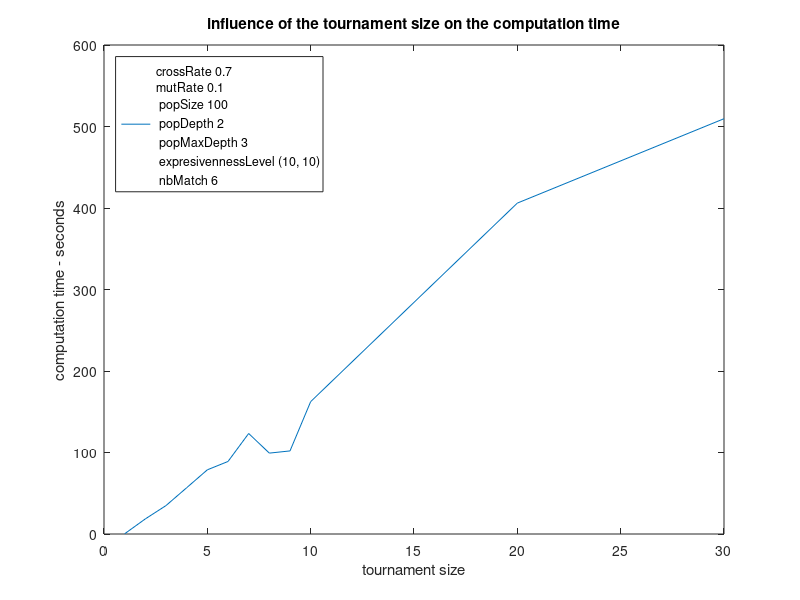

This chart was generated by the following MATLAB code:
X = [1;2;3;4;5;6;7;8;9;10;20;30];
Y = [0.288;18.53;34.878;56.765;78.747;88.992;123.331;99.257;101.940;162.417;406.026;509.550];

figure;
plot(X, Y);
xlabel ("tournament size");
ylabel ("computation time - seconds");
legend ("crossRate 0.7\nmutRate 0.1\n popSize 100\n popDepth 2\n popMaxDepth 3\n expresivennessLevel (10, 10)\n nbMatch 6", "location", "northwest"); 
legend ("right");
title ("influence of the tournament size on the computation time");
print ("tournamentSize.png");
close;
  
